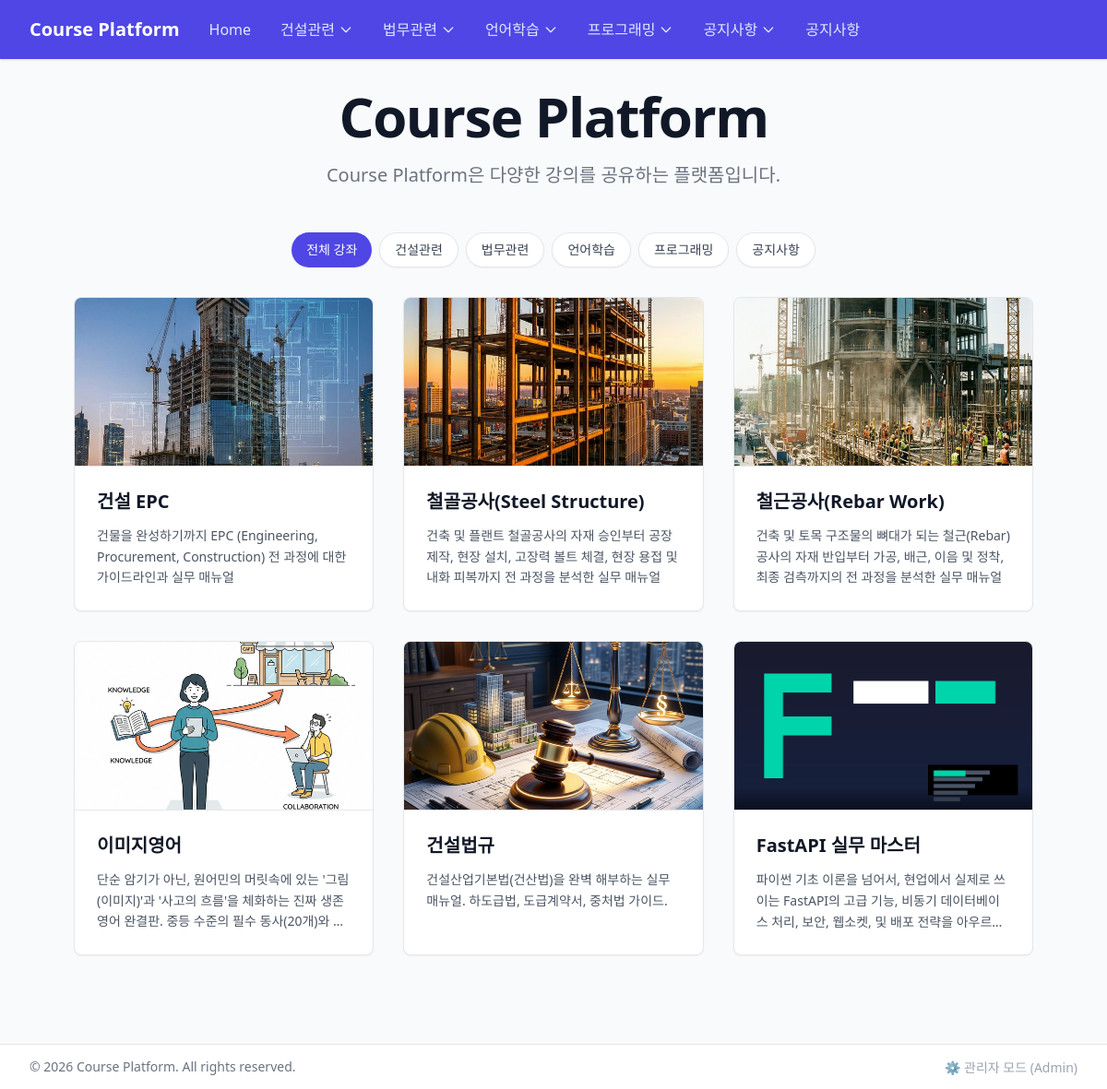
The app's page /, older data.
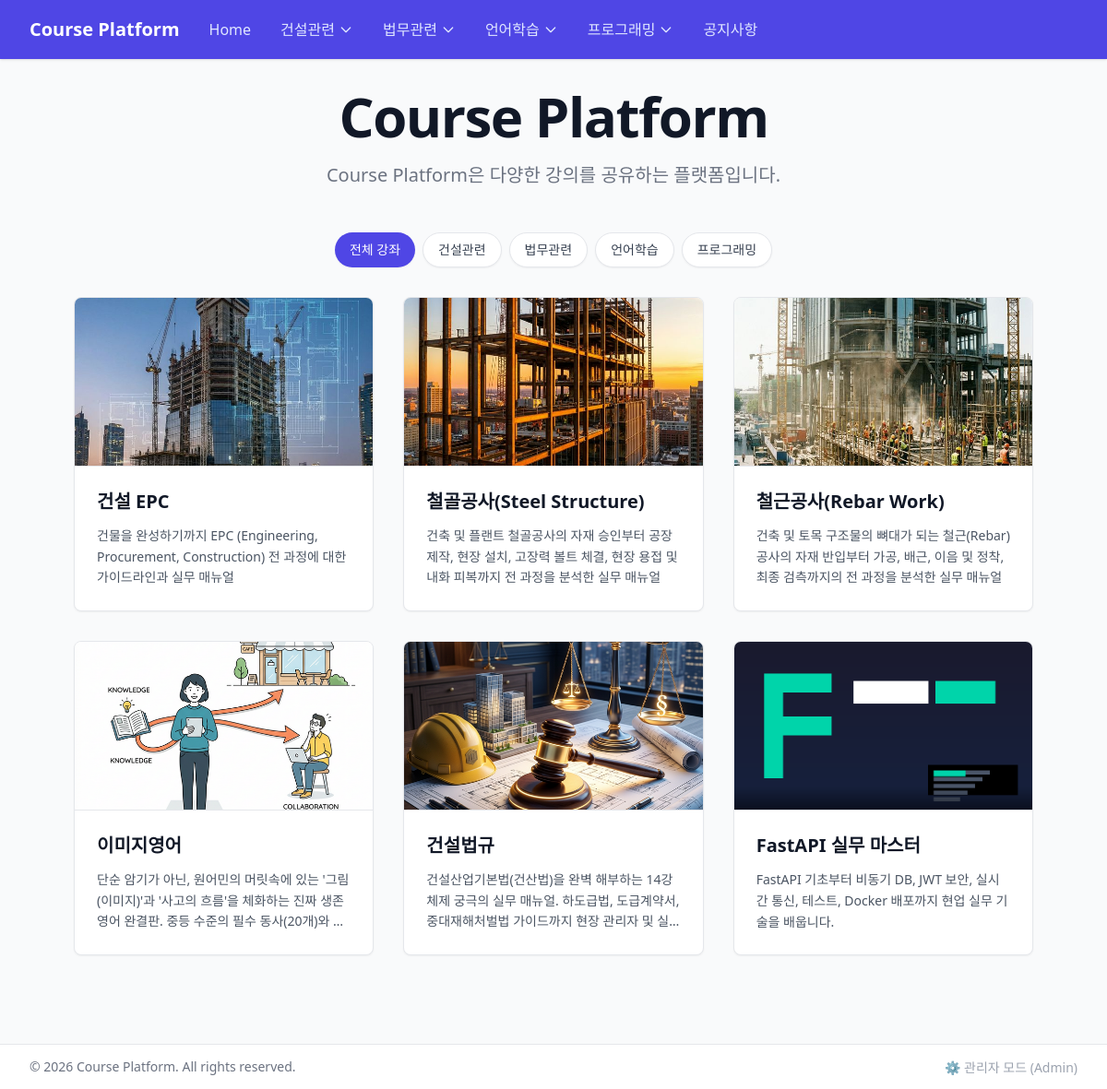
The same page, newer data.
### models/__init__.py (models this page shows)
class Category(SQLModel, table=True):
    id: Optional[int] = Field(default=None, primary_key=True)
    name: str = Field(index=True, unique=True)
    order: int = Field(default=0)
    courses: List["Course"] = Relationship(back_populates="category")

class Course(SQLModel, table=True):
    id: Optional[int] = Field(default=None, primary_key=True)
    title: str
    description: Optional[str] = None
    thumbnail_url: Optional[str] = None
    category_id: Optional[int] = Field(default=None, foreign_key="category.id")
    category: Optional[Category] = Relationship(back_populates="courses")
    lessons: List["Lesson"] = Relationship(back_populates="course", cascade_delete=True)

### routers/public.py (the view)
@router.get("/")
def home(request: Request, session: Session = Depends(get_session)):
    courses = session.exec(select(Course)).all()
    categories = session.exec(select(Category).order_by(Category.order)).all()
    return templates.TemplateResponse(
        request=request, name="public/index.html", context={"categories": categories, "courses": courses}
    )

### templates/public/index.html (shortened to what this page needs)
{% extends "public/base.html" %}
{% block content %}
<div class="w-full flex-1 overflow-y-auto min-h-0">
    <div class="text-center mb-12">
        <h1 class="text-4xl font-extrabold text-gray-900 sm:text-5xl sm:tracking-tight lg:text-6xl">
            Course Platform
        </h1>
        <p class="mt-5 max-w-xl mx-auto text-xl text-gray-500">
            Course Platform은 다양한 강의를 공유하는 플랫폼입니다.
        </p>
    </div>
    <div class="max-w-7xl mx-auto px-4 sm:px-6 lg:px-8 mb-16">
        {% if courses %}
        <div class="mb-8 flex flex-wrap gap-2 justify-center" id="category-tabs">
            <button
                class="category-tab active px-4 py-2 rounded-full text-sm font-medium transition-colors bg-indigo-600 text-white shadow-sm"
                data-filter="all">
                전체 강좌
            </button>
            {% for cat in categories %}
            <button
                class="category-tab px-4 py-2 rounded-full text-sm font-medium transition-colors bg-white text-gray-700 hover:bg-gray-50 border border-gray-200 shadow-sm"
                data-filter="{{ cat.id }}">
                {{ cat.name }}
            </button>
            {% endfor %}
        </div>
        <div class="grid grid-cols-1 sm:grid-cols-2 lg:grid-cols-3 gap-8" id="course-grid">
            {% for course in courses %}
            <div class="course-card bg-white border border-gray-200 rounded-lg shadow-sm hover:shadow-md transition-shadow duration-200 overflow-hidden flex flex-col h-full relative group"
                data-category-id="{{ course.category_id }}">
                <a href="/courses/{{ course.id }}"
                    class="block flex-shrink-0 relative w-full pt-[56.25%] bg-gray-100 border-b border-gray-200 overflow-hidden">
                    {% if course.thumbnail_url %}
                    <img src="{{ course.thumbnail_url }}" alt="Course Thumbnail"
                        class="absolute inset-0 w-full h-full object-cover transform group-hover:scale-105 transition-transform duration-300">
                    {% else %}
                    <div class="absolute inset-0 flex items-center justify-center text-gray-400">
                        <span>No Image</span>
                    </div>
                    {% endif %}
                </a>
                <div class="p-6 flex flex-col flex-grow">
                    <a href="/courses/{{ course.id }}"
                        class="block flex-grow focus:outline-none focus:ring-2 focus:ring-offset-2 focus:ring-indigo-500 rounded-sm">
                        <h3
                            class="text-xl font-bold text-gray-900 group-hover:text-indigo-600 transition-colors line-clamp-2 mb-3">
                            {{ course.title }}
                        </h3>
                        <p class="text-sm text-gray-600 line-clamp-3 leading-relaxed">
                            {{ course.description }}
                        </p>
                    </a>
                </div>
            </div>
            {% endfor %}
        </div>
        {% else %}
        <div class="text-center py-12 bg-white rounded-lg border border-gray-200">
            <p class="text-gray-500 text-lg">아직 등록된 강좌가 없습니다.</p>
        </div>
        {% endif %}
    </div>
</div>
{% endblock %}

### templates/public/base.html (shortened to what this page needs)
<!DOCTYPE html>
<html lang="en">
<head>
    <script src="https://cdn.tailwindcss.com"></script>
    <script src="https://cdn.tailwindcss.com?plugins=typography"></script>
</head>
<body class="bg-gray-50 min-h-screen lg:h-screen lg:overflow-hidden font-sans flex flex-col">
    <nav class="bg-indigo-600 shadow shrink-0 z-20 relative">
        <div class="max-w-7xl mx-auto px-4 sm:px-6 lg:px-8">
            <div class="flex justify-between h-16">
                <div class="flex flex-1">
                    <div class="flex-shrink-0 flex items-center">
                        <a href="/" class="text-xl font-bold text-white">Course Platform</a>
                    </div>
                    <div class="hidden sm:ml-8 sm:flex sm:space-x-8 items-center">
                        <a href="/" class="text-indigo-100 font-medium hover:text-white transition-colors">Home</a>
                        {% if categories %}
                        {% for cat in categories %}
                        <div class="relative group">
                            <button
                                class="text-indigo-100 font-medium hover:text-white transition-colors flex items-center gap-1 focus:outline-none">
                                {{ cat.name }}
                                <svg class="w-4 h-4" fill="none" stroke="currentColor" viewBox="0 0 24 24">
                                    <path stroke-linecap="round" stroke-linejoin="round" stroke-width="2"
                                        d="M19 9l-7 7-7-7"></path>
                                </svg>
                            </button>
                        </div>
                        {% endfor %}
                        {% endif %}
                        <a href="/notices" class="text-indigo-100 font-medium hover:text-white transition-colors">공지사항</a>
                    </div>
                </div>
            </div>
        </div>
    </nav>
    <main class="flex-grow w-full py-8 px-4 sm:px-6 lg:px-12 flex flex-col min-h-0">
        {% block content %}{% endblock %}
    </main>
    <footer class="bg-white border-t border-gray-200 mt-auto py-3 shrink-0 z-10 relative">
        <div
            class="max-w-7xl mx-auto px-4 sm:px-6 lg:px-8 flex flex-col md:flex-row justify-between items-center gap-4">
            <p class="text-sm text-gray-500">&copy; 2026 Course Platform. All rights reserved.</p>
            <div>
                <a href="/admin" target='_blank' class="text-sm text-gray-400 hover:text-gray-700 transition">⚙️ 관리자 모드
                    (Admin)</a>
            </div>
        </div>
    </footer>
</body>
</html>

Row changes from the older to the newer data that the page shows:
removed Category: name "공지사항"
changed Course "건설법규": description "건설산업기본법(건산법)을 완벽 해부하는 실무 매뉴얼. 하도급법, 도급계약서, 중처법 가이드." → "건설산업기본법(건산법)을 완벽 해부하는 14강 체제 궁극의 실무 매뉴얼. 하도급법, 도급계약서, 중대재해처벌법 가이드까지 현장 관리자…"
changed Course "FastAPI 실무 마스터": description "파이썬 기초 이론을 넘어서, 현업에서 실제로 쓰이는 FastAPI의 고급 기능, 비동기 데이터베이스 처리, 보안, 웹소켓, 및 배포 전략을…" → "FastAPI 기초부터 비동기 DB, JWT 보안, 실시간 통신, 테스트, Docker 배포까지 현업 실무 기술을 배웁니다."
